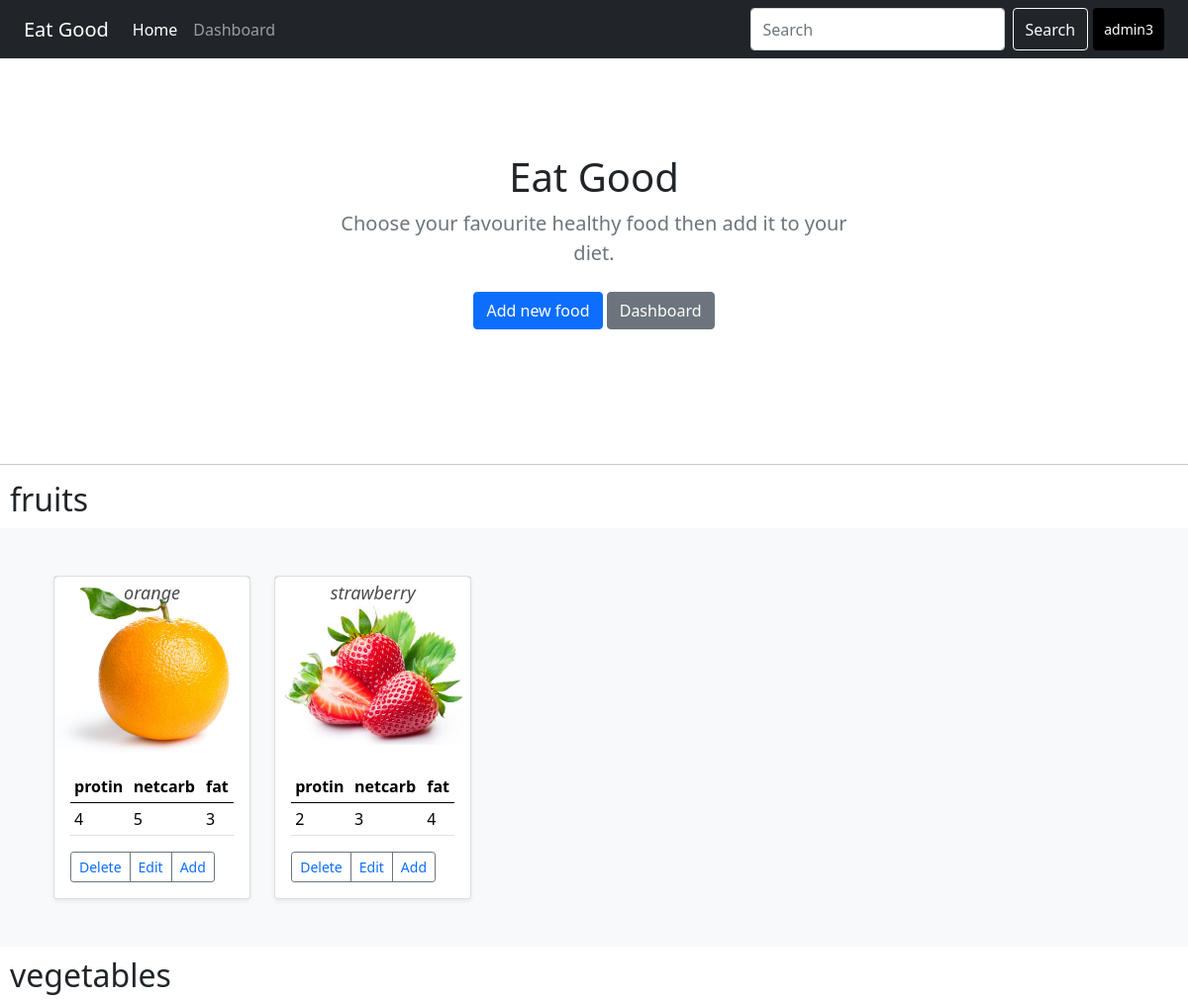
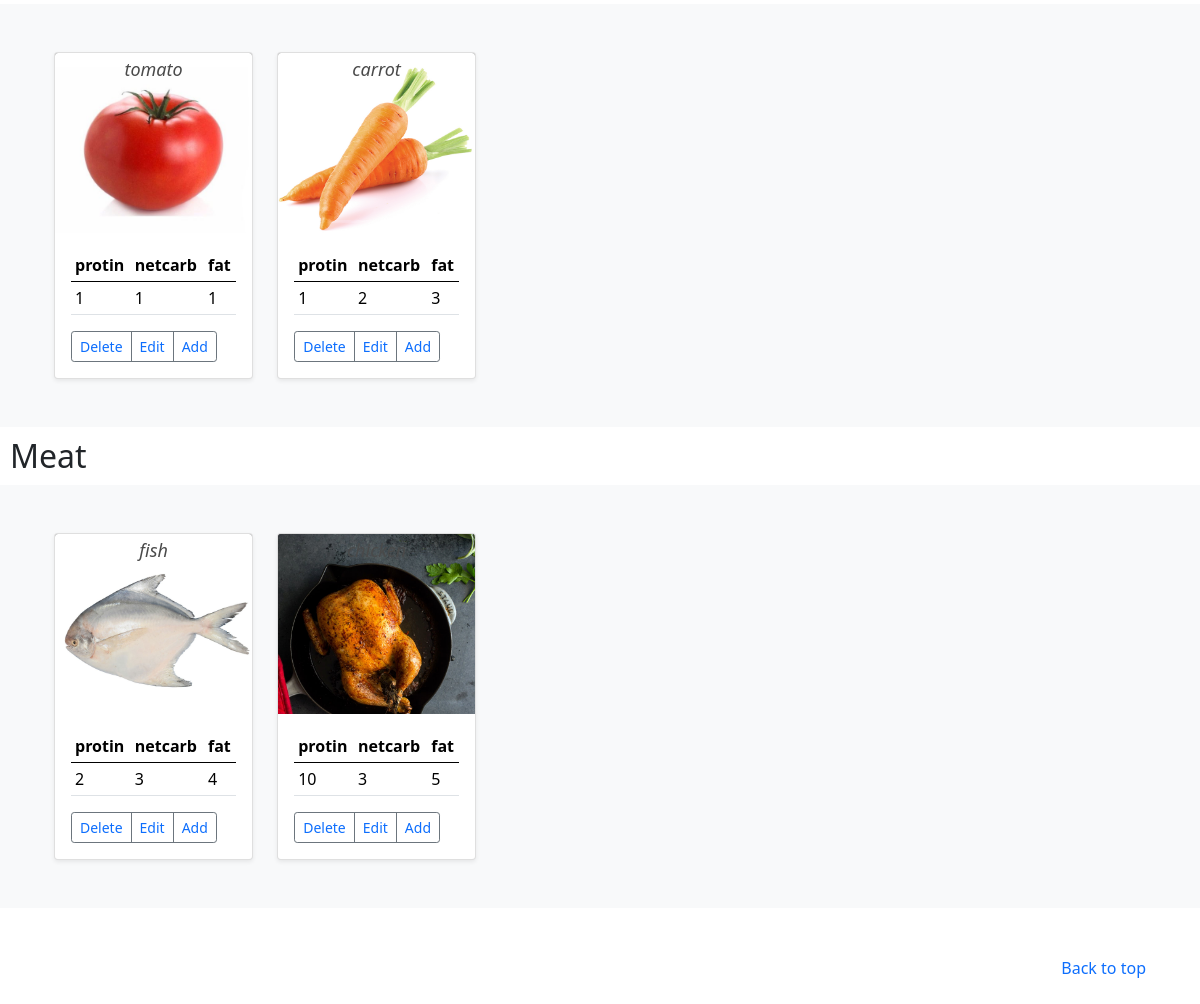
The app's page /home.php (signed in) with its own data (2 pictures, top to bottom).
### tables this page shows
CREATE TABLE IF NOT EXISTS `food` (
  `id` int(11) NOT NULL AUTO_INCREMENT,
  `name` char(150) NOT NULL,
  `protein` int(11) NOT NULL,
  `netcarb` int(11) NOT NULL,
  `fat` int(11) NOT NULL,
  `image` varchar(150) NOT NULL,
  `cat_id` int(11) NOT NULL,
  PRIMARY KEY (`id`),
  KEY `cat_id` (`cat_id`)
);

### logic/functions.php (called while the page is built)
<?php
    function url($url){
        return "http://".$_SERVER['HTTP_HOST']."/project/".$url;
    }
?>

### home.php (the view, shortened to what this page needs)
<?php
    include 'connection.php';
    $query = "SELECT * from food where cat_id=1";
    $op =  mysqli_query($con,$query);
    $query2 = "SELECT * from food where cat_id=2";
    $op2 =  mysqli_query($con,$query2);
    $query3 = "SELECT * from food where cat_id=3";
    $op3 =  mysqli_query($con,$query3);
?>
<!doctype html>
<html lang="en">
    <head>
        <?php  include 'header.php'?>
    </head>
    <body>
    <header>
        <?php  include 'navbar.php'?>
    </header>
    <main>
    <section class="py-5 text-center container">
        <div class="row py-lg-5">
        <div class="col-lg-6 col-md-8 mx-auto">
            <h1 class="fw-light">Eat Good</h1>
            <p class="lead text-muted">Choose your favourite healthy food then add it to your diet.</p>
            <p>
        <?php if (isset($_SESSION['role'])) {?>
            <a href="addFood.php" class="btn btn-primary my-2">Add new food</a>
            <a href="<?php echo url("admin/dashboard.php")?>" class="btn btn-secondary my-2">Dashboard</a>
        <?php }?>
            </p>
        </div>
        </div>
    </section>
    <hr>
    <h2 style="margin: 10px;">fruits</h2>
    <div class="album py-5 bg-light">
        <div class="container">
            <div class="row  row-cols-1 row-cols-sm-2 row-cols-md-5 ">
                <?php while ($data=mysqli_fetch_assoc($op) ) {
                    $imagePath = './uploads/'.$data['image'];
                    $id =$data['id'];
                    if($data['cat_id'] == 1){ ?>
                        <div class="col">
                        <div class="card shadow-sm">
                            <svg class="bd-placeholder-img card-img-top" width="100%" height="180px" xmlns="http://www.w3.org/2000/svg" role="img"  aria-label="Placeholder: Thumbnail" preserveAspectRatio="xMidYMid slice" focusable="false">
                                <title>Placeholder</title><rect width="100%" height="100%" fill="#55595c"/>
                                <image xlink:href="<?php echo $imagePath ?>"  x="0%" y="0%"  width="100%"   class="img-responsive fit-image" />
                                <text style="color:black; font-style: italic;" x="50%" y="10%" fill="#4a4a4a" dy=".3em" ><?php echo $data['name']; ?></text>
                            </svg>
                            <div class=" card-body">
                                <div class=" card-text ">
                                    <table class="table table-sm align-center">
                                        <thead>
                                            <tr>
                                                <th >protin</th>
                                                <th >netcarb</th>
                                                <th >fat</th>
                                            </tr>
                                        </thead>
                                        <tbody>
                                            <tr>
                                                <td><?php echo $data['protein']; ?></td>
                                                <td><?php echo $data['netcarb']; ?></td>
                                                <td><?php echo $data['fat']; ?></td>
                                            </tr>
                                        </tbody>
                                    </table>
                                </div>
                            <div class="d-flex justify-content-between align-items-center">
                                <div class="align-middle btn-group ">
                                    <?php if (isset($_SESSION['role'])) {?>
                                        <button type="button" class="btn btn-sm btn-outline-secondary"><a href="deletFood.php?id=<?php echo $id;?>">Delete</a></button>
                                        <button type="button" class="btn btn-sm btn-outline-secondary"><a href="editefood.php?id=<?php echo $id;?>">Edit</a></button>
                                    <?php } ?>
                                    <button type="button" class="btn btn-sm btn-outline-secondary"><a href="addMyfood.php?id=<?php echo $id;?>">Add</a></button>
                                </div>
                            </div>
                            </div>
                        </div>
                        </div>
                <?php }
                        } ?>
        </div>
        </div>
    </div>
    <h2 style="margin: 10px;">vegetables</h2>
    <div class="album py-5 bg-light">
        <div class="container">
            <div class="row  row-cols-1 row-cols-sm-2 row-cols-md-5 ">
                <?php while ($result=mysqli_fetch_assoc($op2) ) {
                        $imagePath = './uploads/'.$result['image'];
                        $id =$result['id'];
                        if($result['cat_id'] == 2){ ?>
                            <div class="col">
                            <div class="card shadow-sm">
                                <svg class="bd-placeholder-img card-img-top" width="100%" height="180px" xmlns="http://www.w3.org/2000/svg" role="img"  aria-label="Placeholder: Thumbnail" preserveAspectRatio="xMidYMid slice" focusable="false">
                                    <title>Placeholder</title><rect width="100%" height="100%" fill="#55595c"/>
                                    <image xlink:href="<?php echo $imagePath ?>"  x="0%" y="0%"  width="100%"   class="img-responsive fit-image" />
                                    <text style="color:black; font-style: italic;" x="50%" y="10%" fill="#4a4a4a" dy=".3em" ><?php echo $result['name']; ?></text>
                                </svg>
                                <div class=" card-body">
                                    <div class=" card-text ">
                                        <table class="table table-sm align-center">
                                            <thead>
                                                <tr>
                                                    <th >protin</th>
                                                    <th >netcarb</th>
                                                    <th >fat</th>
                                                </tr>
                                            </thead>
                                            <tbody>
                                                <tr>
                                                    <td><?php echo $result['protein']; ?></td>
                                                    <td><?php echo $result['netcarb']; ?></td>
                                                    <td><?php echo $result['fat']; ?></td>
                                                </tr>
                                            </tbody>
                                        </table>
                                    </div>
                                <div class="d-flex justify-content-between align-items-center">
                                    <div class="align-middle btn-group ">
                                        <?php if (isset($_SESSION['role'])) {?>
                                            <button type="button" class="btn btn-sm btn-outline-secondary"><a href="deletFood.php?id=<?php echo $id;?>">Delete</a></button>
                                            <button type="button" class="btn btn-sm btn-outline-secondary"><a href="editefood.php?id=<?php echo $id;?>">Edit</a></button>
                                        <?php } ?>
                                        <button type="button" class="btn btn-sm btn-outline-secondary"><a href="addMyfood.php?id=<?php echo $id;?>">Add</a></button>
                                    </div>
                                </div>
                                </div>
                            </div>
                            </div>
                    <?php }
                            } ?>
            </div>
        </div>
    </div>
    <h2 style="margin: 10px;">Meat</h2>
    <div class="album py-5 bg-light">
        <div class="container">
            <div class="row  row-cols-1 row-cols-sm-2 row-cols-md-5 ">
                <?php while ($mresult=mysqli_fetch_assoc($op3) ) {
                        $imagePath = './uploads/'.$mresult['image'];
                        $id =$mresult['id'];
                        if($mresult['cat_id'] == 3){ ?>
                            <div class="col">
                            <div class="card shadow-sm">
                                <svg class="bd-placeholder-img card-img-top" width="100%" height="180px" xmlns="http://www.w3.org/2000/svg" role="img"  aria-label="Placeholder: Thumbnail" preserveAspectRatio="xMidYMid slice" focusable="false">
                                    <title>Placeholder</title><rect width="100%" height="100%" fill="#55595c"/>
                                    <image xlink:href="<?php echo $imagePath ?>"  x="0%" y="0%"  width="100%"   class="img-responsive fit-image" />
                                    <text style="color:black; font-style: italic;" x="50%" y="10%" fill="#4a4a4a" dy=".3em" ><?php echo $mresult['name']; ?></text>
                                </svg>
                                <div class=" card-body">
                                    <div class=" card-text ">
                                        <table class="table table-sm align-center">
                                            <thead>
                                                <tr>
                                                    <th >protin</th>
                                                    <th >netcarb</th>
                                                    <th >fat</th>
                                                </tr>
                                            </thead>
                                            <tbody>
                                                <tr>
                                                    <td><?php echo $mresult['protein']; ?></td>
                                                    <td><?php echo $mresult['netcarb']; ?></td>
                                                    <td><?php echo $mresult['fat']; ?></td>
                                                </tr>
                                            </tbody>
                                        </table>
                                    </div>
                                <div class="d-flex justify-content-between align-items-center">
                                    <div class="align-middle btn-group ">
                                    <?php if (isset($_SESSION['role'])) {?>
                                        <button type="button" class="btn btn-sm btn-outline-secondary"><a href="deletFood.php?id=<?php echo $id;?>">Delete</a></button>
                                        <button type="button" class="btn btn-sm btn-outline-secondary"><a href="editefood.php?id=<?php echo $id;?>">Edit</a></button>
                                    <?php } ?>
                                    <button type="button" class="btn btn-sm btn-outline-secondary"><a href="addMyfood.php?id=<?php echo $id;?>">Add</a></button>
                                    </div>
                                </div>
                                </div>
                            </div>
                            </div>
                    <?php }
                            } ?>
            </div>
        </div>
    </div>
    </main>
    <footer class="text-muted py-5">
    <div class="container">
        <p class="float-end mb-1">
        <a href="#">Back to top</a>
        </p>
    </div>
    </footer>
    </body>
</html>

### header.php (style rules this page uses)
.bd-placeholder-img { font-size: 1.125rem; text-anchor: middle; -webkit-user-select: none; -moz-user-select: none; user-select: none; }
a { text-decoration: none; text-decoration-color: none; }

### records on screen
food: name "orange", protein "4", netcarb "5", fat "3"
food: name "strawberry", protein "2", netcarb "3", fat "4"
food: name "tomato", protein "1", netcarb "1", fat "1"
food: name "carrot", protein "1", netcarb "2", fat "3"
food: name "fish", protein "2", netcarb "3", fat "4"
food: name "chicken", protein "10", netcarb "3", fat "5"

### other values on screen
$_SESSION['name'] "admin3"
